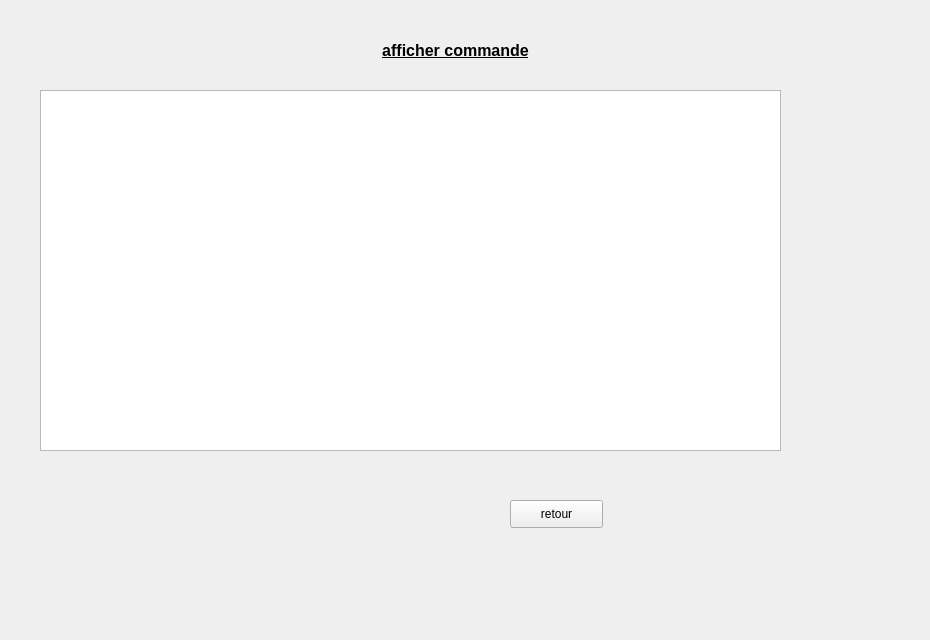
        <widget class="QWidget" name="tab_20">
         <attribute name="title">
          <string>Afficher</string>
         </attribute>
         <widget class="QLabel" name="label_149">
          <property name="geometry">
           <rect>
            <x>0</x>
            <y>0</y>
            <width>921</width>
            <height>631</height>
           </rect>
          </property>
          <property name="text">
           <string/>
          </property>
          <property name="pixmap">
           <pixmap>../../Desktop/images qt/fond.jpg</pixmap>
          </property>
          <property name="scaledContents">
           <bool>true</bool>
          </property>
         </widget>
         <widget class="QLabel" name="label_150">
          <property name="geometry">
           <rect>
            <x>0</x>
            <y>30</y>
            <width>911</width>
            <height>41</height>
           </rect>
          </property>
          <property name="text">
           <string>&lt;html&gt;&lt;head/&gt;&lt;body&gt;&lt;p align=&quot;center&quot;&gt;&lt;span style=&quot; font-size:12pt; font-weight:600; text-decoration: underline;&quot;&gt;afficher commande&lt;/span&gt;&lt;/p&gt;&lt;/body&gt;&lt;/html&gt;</string>
          </property>
         </widget>
         <widget class="QPushButton" name="retour_18">
          <property name="geometry">
           <rect>
            <x>510</x>
            <y>500</y>
            <width>93</width>
            <height>28</height>
           </rect>
          </property>
          <property name="text">
           <string>retour</string>
          </property>
         </widget>
         <widget class="QTableView" name="tableView_4">
          <property name="geometry">
           <rect>
            <x>40</x>
            <y>90</y>
            <width>741</width>
            <height>361</height>
           </rect>
          </property>
         </widget>
        </widget>
